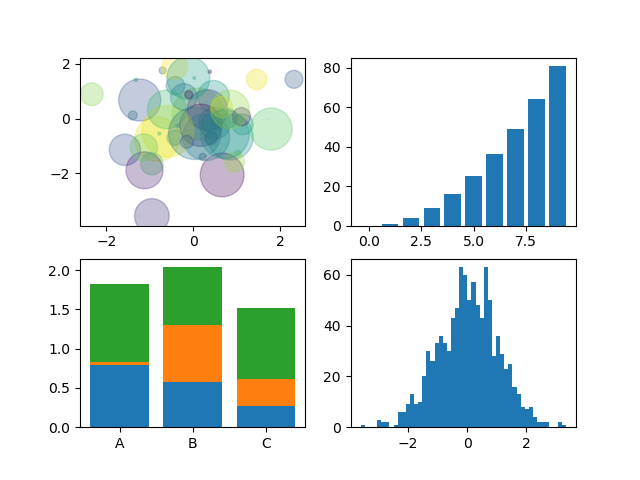

Recreate this plot in Python.
import numpy as np
import matplotlib.pyplot as plt


def main():
    fig, axes = plt.subplots(2,2)
    
    # Scatter
    x = np.random.randn(50)
    y = np.random.randn(50)
    colors = np.random.randint(0,100, 50)
    sizes = 500*np.pi*np.random.rand(50)**2
    axes[0,0].scatter(x, y, c=colors, s=sizes, alpha=0.3)
    
    
    # Bar
    x = np.arange(10)
    axes[0,1].bar(x, x**2)
    
    
    # Multi-Bar
    x = np.random.rand(3)
    y = np.random.rand(3)
    z = np.random.rand(3)
    data =  [x, y, z]
    
    x_ax =  np.arange(3)
    for i in x_ax:
        axes[1,0].bar(x_ax, data[i], bottom=np.sum(data[:i], axis=0))
    axes[1,0].set_xticks(x_ax)
    axes[1,0].set_xticklabels(['A', 'B', 'C'])
    
    
    # Histogram
    data = np.random.randn(1000)
    axes[1,1].hist(data, bins=50)
    
    fig.savefig("Matplotlib2.png")
    plt.show()
    
if __name__ == "__main__":
    main()
